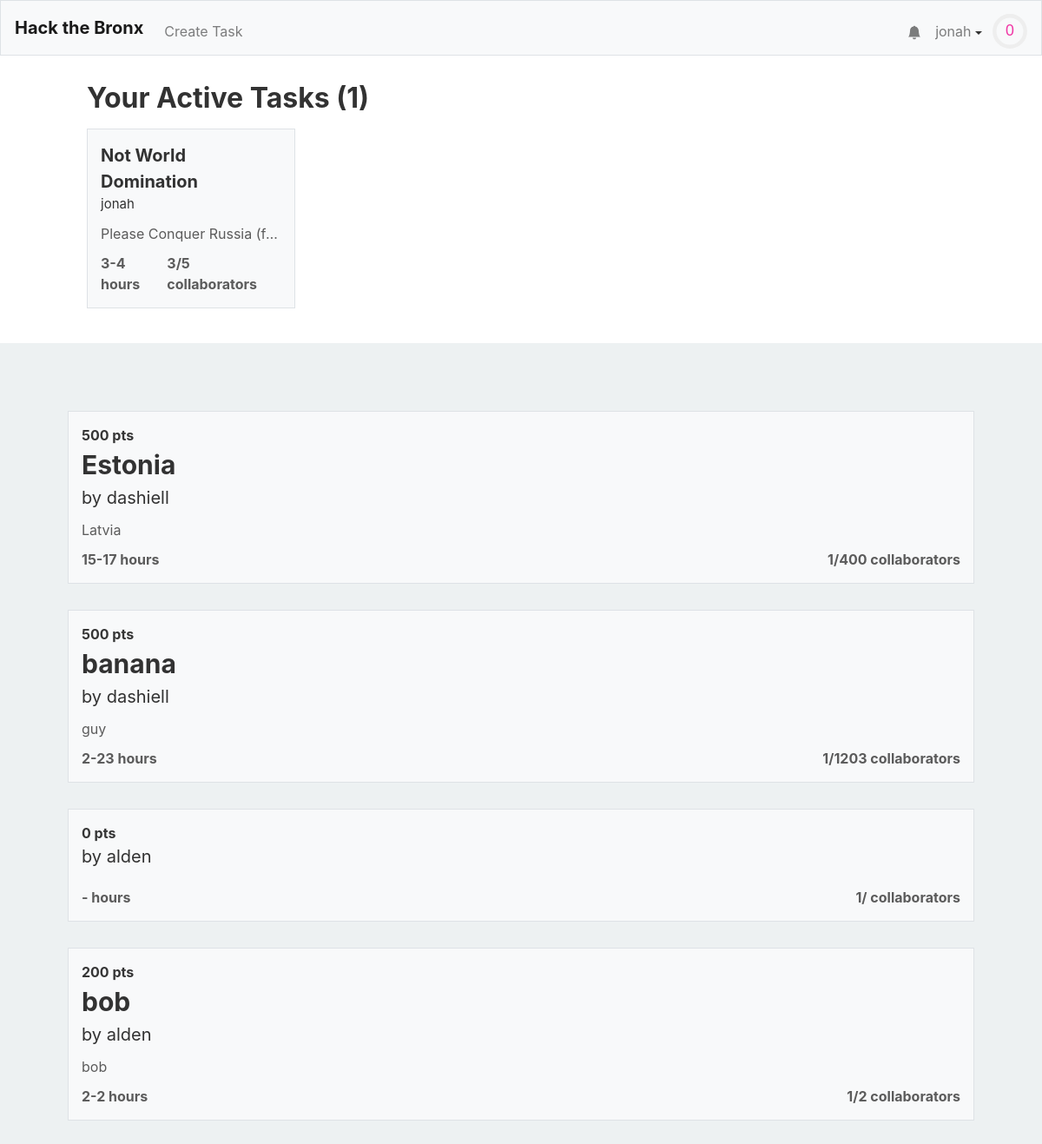
Page / (signed in) on the earlier database version.
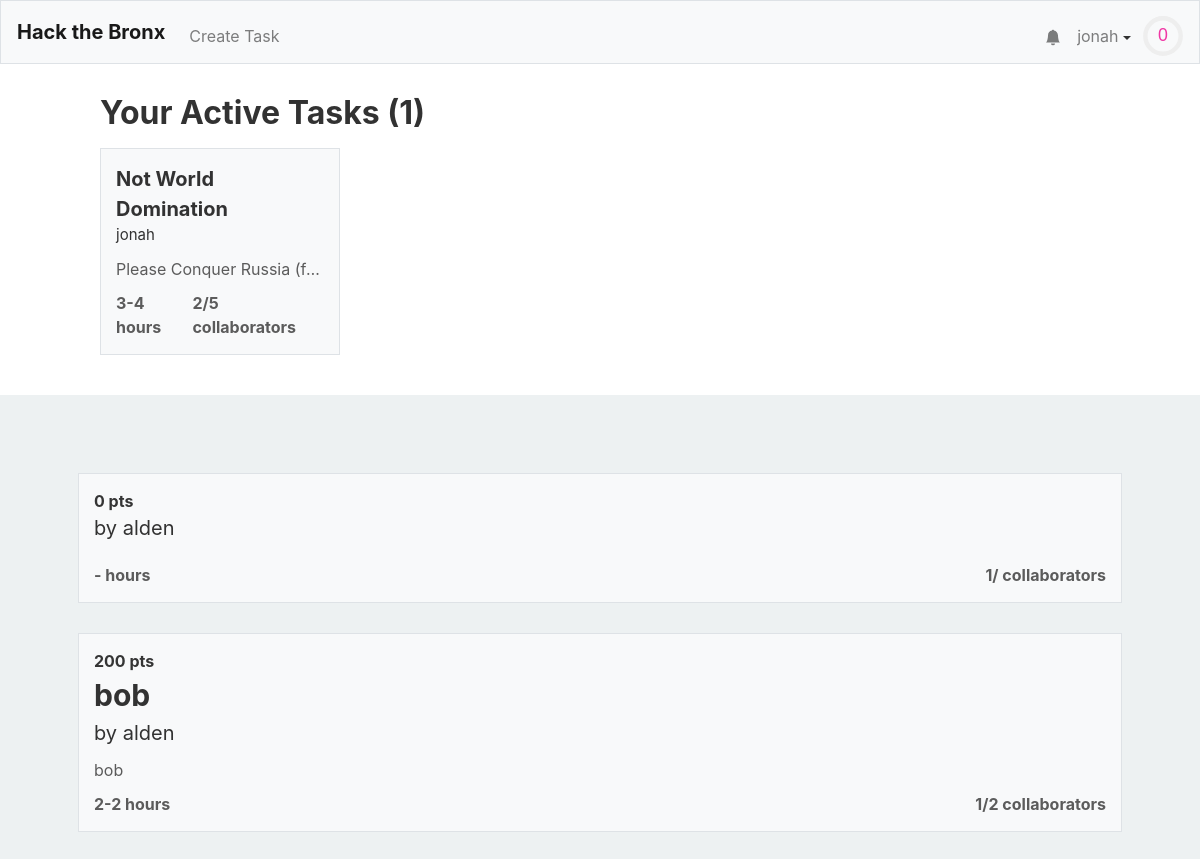
Same page on the later database version.
### tables this page shows
CREATE TABLE "users" (
	"id"	INTEGER NOT NULL UNIQUE,
	"username"	TEXT NOT NULL UNIQUE,
	"hash"	TEXT NOT NULL,
	"tasks"	BLOB,
	"points"	INTEGER NOT NULL DEFAULT 0,
	"numcomplete"	INTEGER NOT NULL DEFAULT 0,
	"notifications"	BLOB,
	PRIMARY KEY("id" AUTOINCREMENT)
);

CREATE TABLE "tasks" (
	"id"	INTEGER NOT NULL UNIQUE,
	"title"	TEXT NOT NULL,
	"description"	TEXT,
	"languages"	BLOB,
	"image"	TEXT,
	"hmin"	INTEGER,
	"hmax"	INTEGER,
	"cmax"	INTEGER,
	"collaborators"	TEXT,
	"creator"	INTEGER,
	PRIMARY KEY("id" AUTOINCREMENT)
);

### application.py (the view)
@app.route("/")
@login_required
def index():
    alltasks = db.execute("SELECT * FROM tasks")
    tasks = []
    other_tasks = []
    for task in alltasks:
        lst = None
        if (task['creator'] == session['user_id'] or session['user_id'] in debyte(task['collaborators'])):
            lst = tasks
        else:
            lst = other_tasks
        creator = get_user_from_id(task['creator'],db)
        task['creator'] = creator["username"]
        task["collaborators-count"] = len(debyte(task['collaborators']))
        task["points"] = calculate_points(task)
        if not (lst == other_tasks and (task["collaborators-count"] == task["cmax"])):
            lst.append(task)
    return render_template("index.html",len=len,active_tasks = tasks,tasks = other_tasks,user=getuser(session, db))

### application.py (called while the page is built)
@app.after_request
def after_request(response):
    response.headers["Cache-Control"] = "no-cache, no-store, must-revalidate"
    response.headers["Expires"] = 0
    response.headers["Pragma"] = "no-cache"
    return response

### helpers.py (called while the page is built)
def login_required(f):
    @wraps(f)
    def decorated_function(*args, **kwargs):
        if session.get("user_id") is None:
            return redirect("/login")
        return f(*args, **kwargs)
    return decorated_function

def debyte(obj):
    return pickle.loads(obj)

def getuser(session, db):
    user =  db.execute("SELECT * FROM users WHERE id = :id", id=session["user_id"])[0]
    user["level"]=int(user['points']**.5//10)
    user["level-progress"] = (user['points']**.5%8)/(((user["level"]+1)*10)**2)
    return user

def get_user_from_id(id, db):
    user =  db.execute("SELECT * FROM users WHERE id = :id", id=id)[0]
    user["level"]=int(user['points']**.5//10)
    user["level-progress"] = (user['points']**.5%8)/(((user["level"]+1)*10)**2)
    return user

def calculate_points(task):
    if task['hmin'] and task['hmax']:
        total = int(min((task['hmin']+task['hmax'])/2 * 100, 500))
    else:
        total = 0
    return total

### templates/index.html (shortened to what this page needs)
{% extends "layout.html" %}
{% block head %}
    <link href="/static/browse.css" rel="stylesheet">
{% endblock %}
{% block mainnocont %}
	<div class="active-task-wrapper">
		<h1>Your Active Tasks ({{len(active_tasks)}})</h1>
		<div class="active-task-grid">
			{% for task in active_tasks %}
					<a class = "div-link" href="/task/{{task.id}}">
						<div class="atask">
							<span class="task-name">{{ task["title"] }}</span>
							<span class="task-creator">{{ task["creator"] }}</span>
							<span class="task-desc">{{ task["description"] }}</span>
							<div class="task-stats">
								<span class="task-time">{{ task["hmin"] }}-{{ task["hmax"] }} hours</span>
								<span class="task-collaborator-count">{{ task["collaborators-count"] }}/{{ task["cmax"] }} collaborators</span>
							</div>
						</div>
					</a>
			{% endfor %}
		</div>
	</div>
{% endblock %}
{% block main %}
	{% for task in tasks %}
		<a class = "div-link" href="/task/{{task.id}}">
			<div class="task">
				<span class="task-points">{{ task["points"] }} pts</span>
				<span class="task-name">{{ task["title"] }}</span>
				<span class="task-creator">by {{ task["creator"] }}</span>
				<span class="task-desc">{{ task["description"] }}</span>
				<div class="task-stats">
					<span class="task-time">{{ task["hmin"] }}-{{ task["hmax"] }} hours</span>
					<span class="task-collaborator-count">{{ task["collaborators-count"] }}/{{ task["cmax"] }} collaborators</span>
				</div>
			</div>
		</a>
	{% endfor %}
{% endblock %}

### templates/layout.html (shortened to what this page needs)
<!DOCTYPE html>
<html lang="en">
    <head>
        <link href="https://maxcdn.bootstrapcdn.com/bootstrap/4.1.3/css/bootstrap.min.css" rel="stylesheet">
        {% block head %}{% endblock %}
        <link href="/static/styles.css" rel="stylesheet">
    </head>
    <body>
        <nav style = "height: 8vh" class="navbar navbar-expand-md navbar-light bg-light border">
            <a class="navbar-brand" href="/"><b>Hack the Bronx</b></a>
            <div class="collapse navbar-collapse" id="navbar">
                {% if session.user_id %}
                    <ul class="navbar-nav mt-2">
                        <li class="nav-item"><a class="nav-link" href="/taskCreation">Create Task</a></li>
                    </ul>
                    <ul class="navbar-nav ml-auto mt-2">
                        <li style="position: relative; transform:translateX(8px) translateY(7.5px);"class="nav-item"><a class="nav-link" href="/notifications"><svg xmlns="http://www.w3.org/2000/svg" width="16" height="16" fill="currentColor" class="bi bi-bell-fill" viewBox="0 0 16 16">
  <path d="M8 16a2 2 0 0 0 2-2H6a2 2 0 0 0 2 2zm.995-14.901a1 1 0 1 0-1.99 0A5.002 5.002 0 0 0 3 6c0 1.098-.5 6-2 7h14c-1.5-1-2-5.902-2-7 0-2.42-1.72-4.44-4.005-4.901z"/>
</svg></a></li>
                        <li class="nav-item">
                            <div id="user-information-dropdown">
                              <button onclick="showUserDropdown()" id="user-information-dropname" class="nav-link">{{ session.user_name }} <span class="dropdown-caret"></span></button>
                            </div>
                        </li>
                        <li class="nav-item">
                            <div style = "margin-left: -4px;">
                                <svg viewBox="0 0 36 36" style="transform: translateY(8px); width: 40px;">
                                    <path class="level-display-bg"
                                d="M18 2.0845
                                  a 15.9155 15.9155 0 0 1 0 31.831
                                  a 15.9155 15.9155 0 0 1 0 -31.831"
                              />
                                  <path class = "level-display"
                                    d="M18 2.0845
                                      a 15.9155 15.9155 0 0 1 0 31.831
                                      a 15.9155 15.9155 0 0 1 0 -31.831"
                                    fill="none"
                                    stroke="#444";
                                    stroke-width="1";
                                    stroke-dasharray="{{ user["level-progress"] }}, 100";
                                  />
                                  <text x="18" y="22.8" class="level">{{user["level"]}}</text>
                                </svg>
                            </div>
                        </li>
                    </ul>
                {% endif %}
            </div>
        </nav>
        {% block mainnocont %}{% endblock %}
        <main class="container p-5">
            {% block main %}{% endblock %}
        </main>
    </body>
</html>

### static/browse.css (style rules this page uses)
h1,h2,span { color: #323232; }
.task, .atask { margin: 30px 0; background: #F8F9FA; border: 1px solid #DEE2E6; padding: 15px; display: flex; flex-direction: column; transition: .1s; }
.atask { width: 20vw; margin: 0 0; }
.task-name { font-size: 30px; font-weight: bold; }
.task-creator { font-size: 20px; color: #323232; }
.task-desc { color: #5B5B5B; margin: 10px 0; width: 100%; white-space: nowrap; overflow: hidden; text-overflow: ellipsis; }
.task-points, .task-time, .task-collaborator-count { color: #5B5B5B; font-weight: bold; }
.task-points { color: #353535; }
.task-stats { display: flex; justify-content: space-between; width: 100%; }
.atask .task-name { font-size: 20px; }
.atask .task-creator { font-size: 15px; }
.active-task-grid { display: grid; grid-template-columns: repeat(4,1fr); grid-row-gap: 20px; }
.active-task-wrapper { padding: 30px 100px 40px; background: white; width: 100%; }
.active-task-wrapper h1 { font-size: 2em; margin-bottom: .5em; font-weight: bold; }
body { background: #EDF1F2; }

### static/styles.css (style rules this page uses)
#user-information-dropname { background: none; padding: 16px; border: none; cursor: pointer; }
.dropdown-caret { display: inline-block; width: 0; height: 0; vertical-align: middle; content: ""; border-style: solid; border-width: 4px 4px 0; border-right-color: transparent; border-bottom-color: transparent; border-left-color: transparent; }
#user-information-dropname { position: relative; display: inline-block; }
.level { fill: #F037A5; font-family: sans-serif; font-size: 1em; text-anchor: middle; }

Differences in the rows shown:
removed tasks: points "500", title "Estonia", creator "dashiell", description "Latvia", hmin "15", hmax "17", task "1", cmax "400"
removed tasks: points "500", title "banana", creator "dashiell", description "guy", hmin "2", hmax "23", task "1", cmax "1203"
changed tasks "Not World Domination": hmin "3" → "2"
